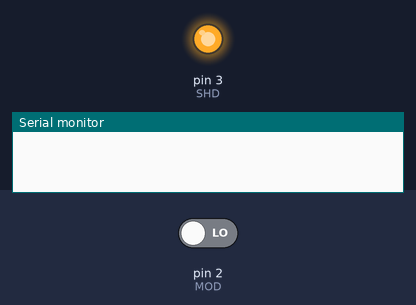
This sketch was run on a simulated Arduino Uno, built with avr-gcc and run on an emulated ATmega328P. On the bench: output pins drawn as LEDs (lit = HIGH), the last lines printed to the serial monitor. The test bench sets the inputs (shaded band); at power-on: pin 2 (MOD) LOW.

Above: at 0.1 s.
At 4.1 s:
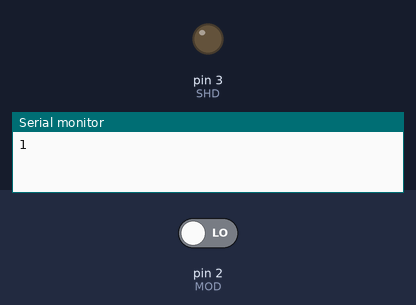
Timing chart, 0 to 5.6 s (numbered marks = the images above):
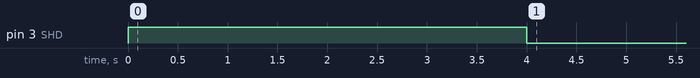

The sketch:

Sample_propio.ino
```cpp
#define SHD 3
#define MOD 2

byte numero_muestras = 10;
unsigned long periodo = 270;//uS
unsigned long muestreo = periodo / numero_muestras;

bool captura_bit[10];


void setup() {

  Serial.begin(9600);
  pinMode(MOD, INPUT);
  pinMode(SHD, OUTPUT);
  digitalWrite(SHD, HIGH);
  delay(4000);
  digitalWrite(SHD, LOW);
}

void loop() {
  muestra();
  delay(1000);
}

void muestra() {
  unsigned int i = 0;

  for (i = 0; i < numero_muestras; i++) {
    delayMicroseconds (muestreo);
    captura_bit[i] = digitalRead(MOD);
  }

  if (captura_bit[0]==captura_bit[1]==captura_bit[2]==captura_bit[3]==captura_bit[4]==0){

  }

 /* for (i = 0; i < numero_muestras; i++) {
    Serial.print(captura_bit[i]);

  }*/
  Serial.println("1");
}
```
